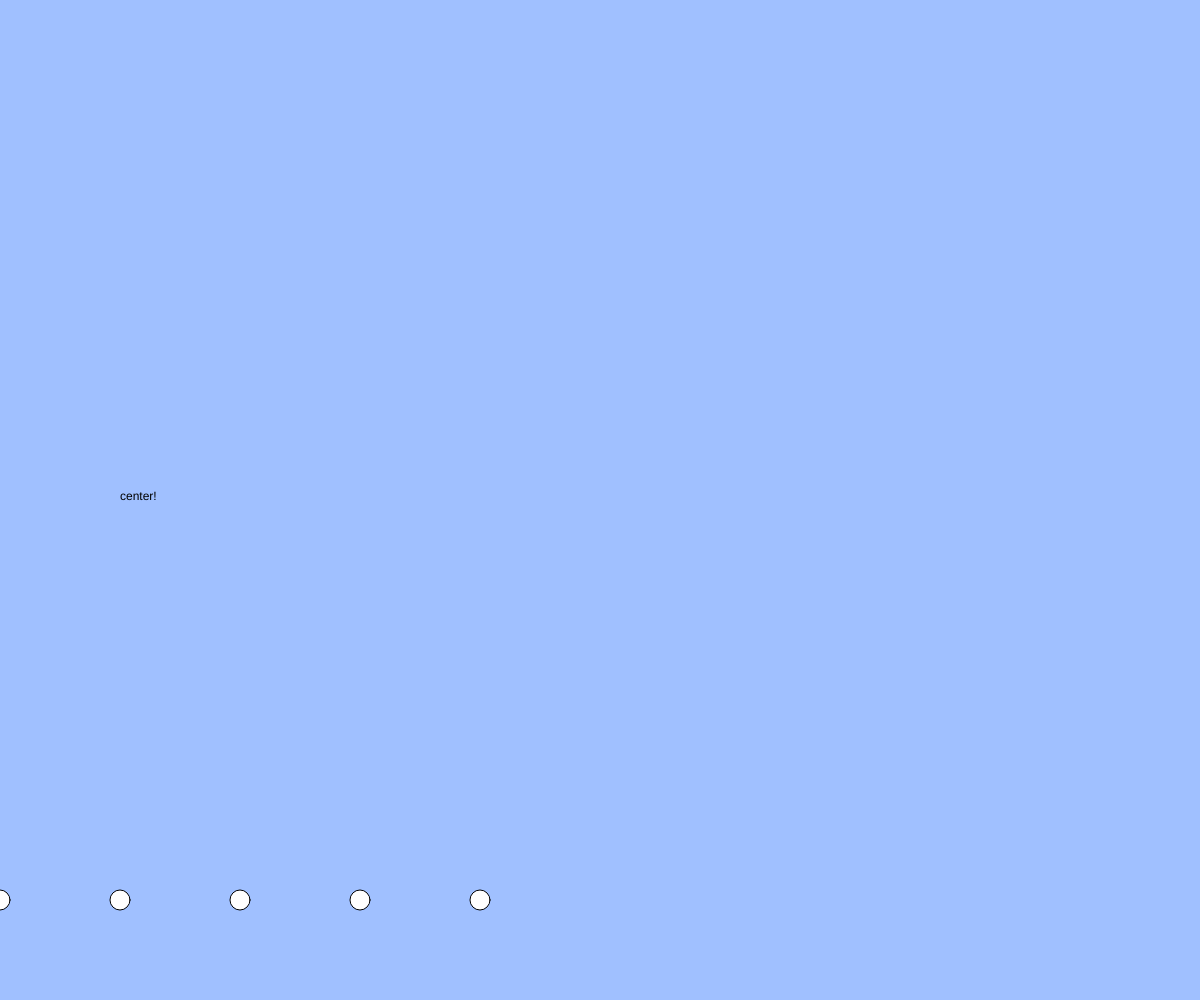
Frame 1 (no input)
Frame 60 (no input): identical to frame 1, image omitted
Frame 120 (the mouse pressed at the canvas centre since frame 60): identical to frame 1, image omitted

The p5.js sketch that drew this single still picture (run headless with seeded random() and noise() and a simulated clock; from frame 60 on, the mouse is pressed at the canvas centre):

// p5.js sketch
// ── sketch.js
// テキスト「リサイズするプログラムを作る」
function setup(){
  createCanvas(windowWidth, windowHeight);
}

function windowResized(){
  resizeCanvas(windowWidth, windowHeight);
}

function draw(){
  background(160, 192, 255);
  for(let i = 0; i < 5; i++){
    ellipse(width * i / 10, height * (10 - 1) / 10, 20);
  }
  text("center!", width * 0.1, height * 0.5);
}
